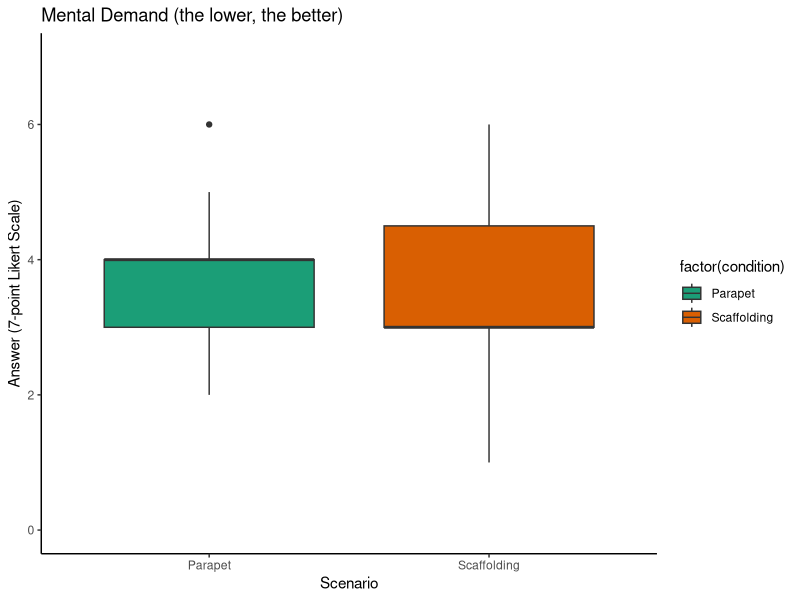
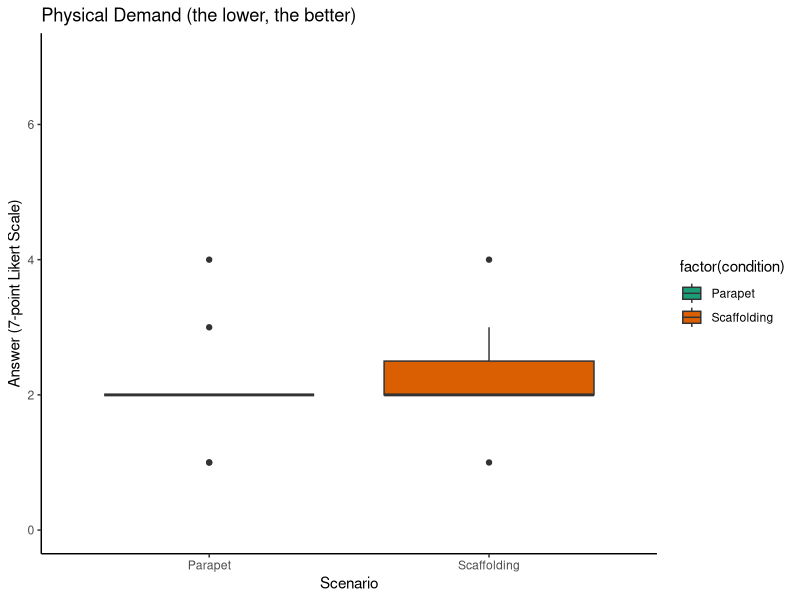
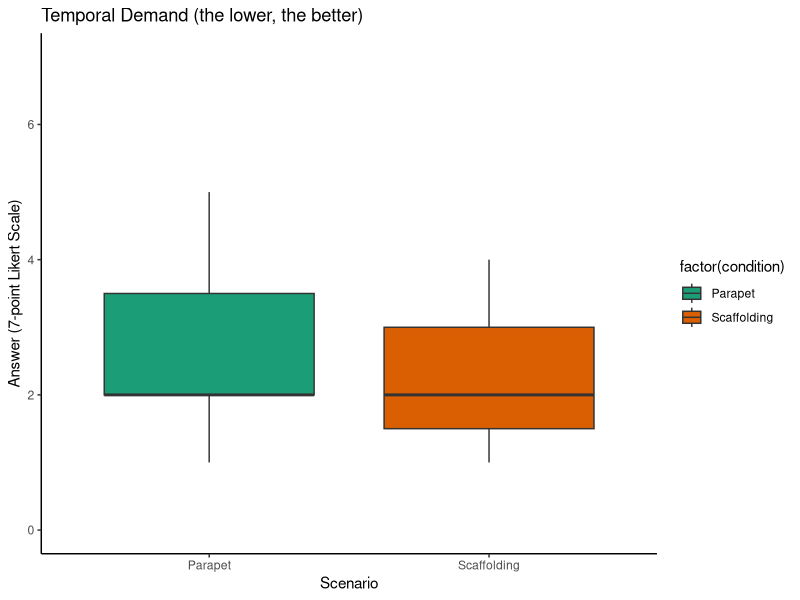
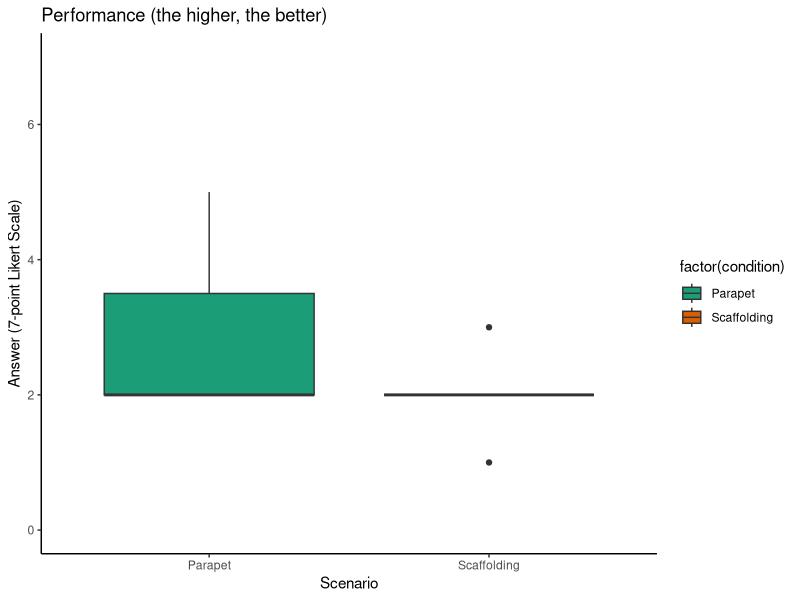
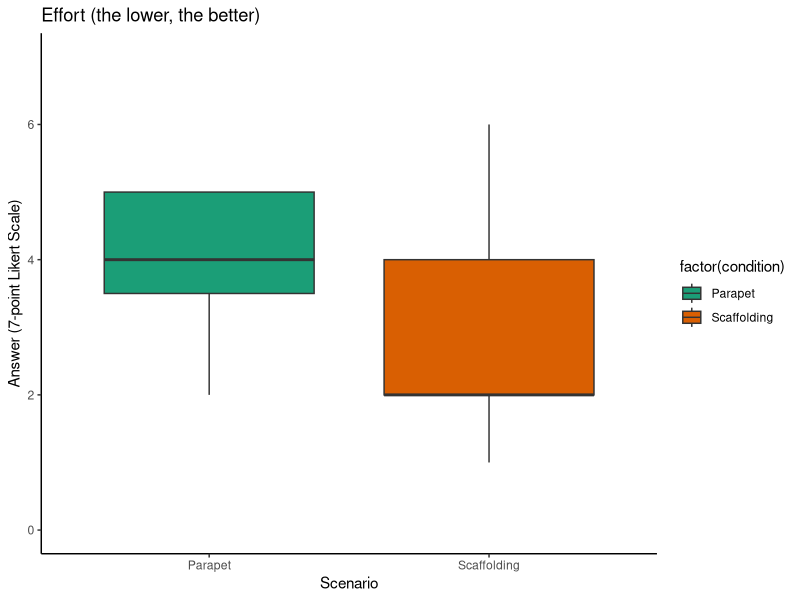
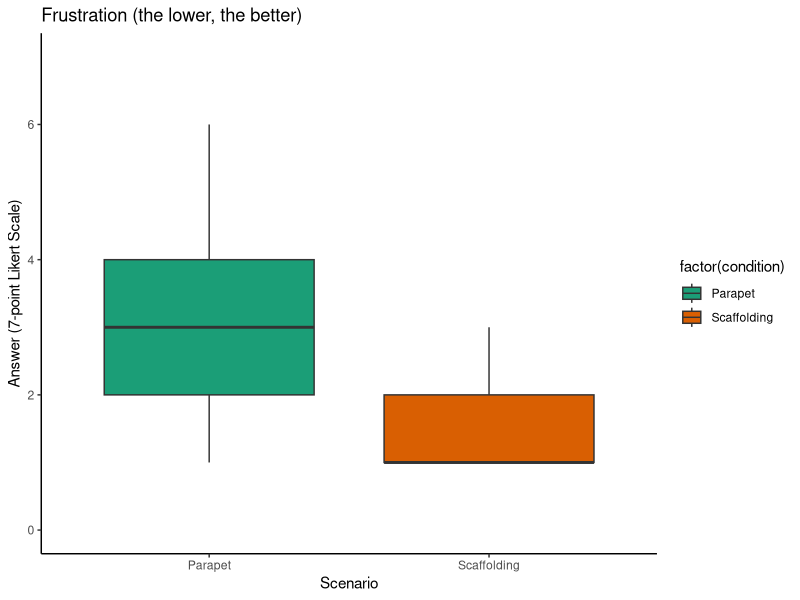
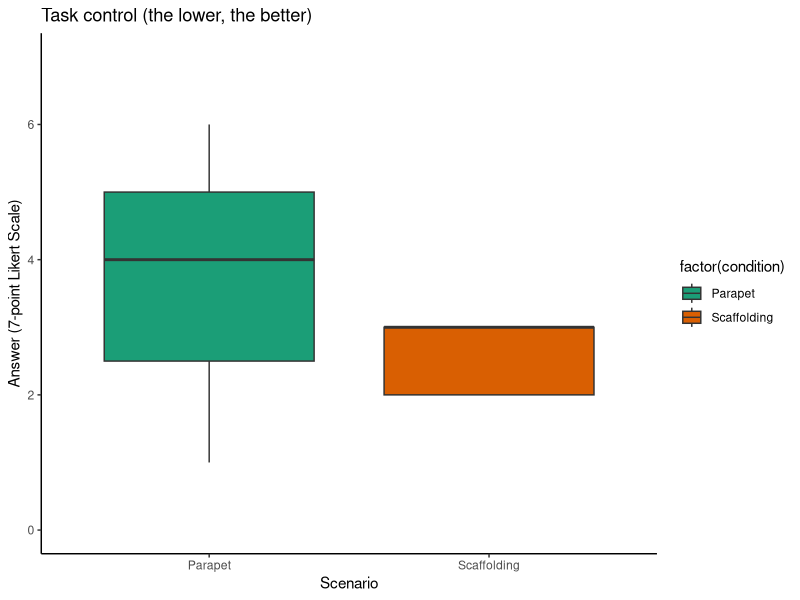
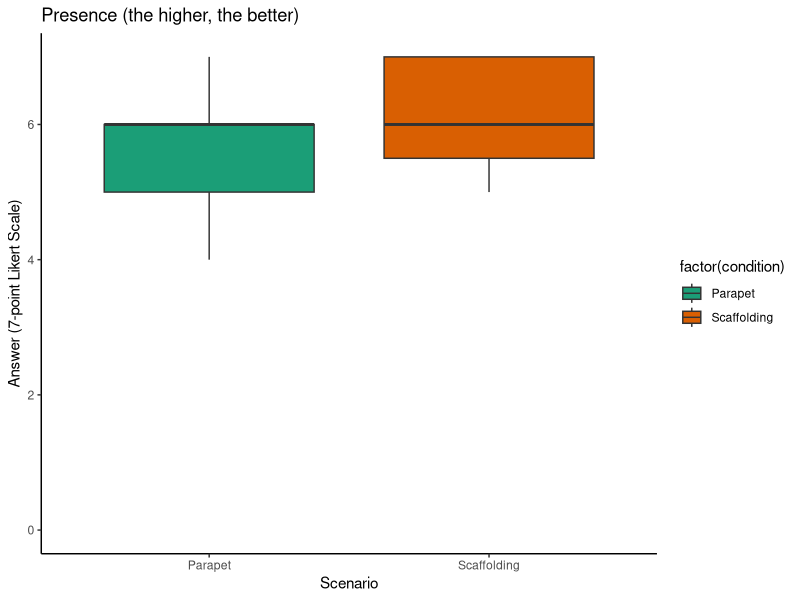

Source code (R) for these figures, in order:
library(ggplot2)
library(readxl)
library(RColorBrewer)

#excel_data <- read_excel("questionnaires.xlsx", sheet = "Sheet1")
excel_data <- read_excel("questionnaires.xlsx", sheet = "Sheet5")
label_x = "Scenario"
label_y = "Answer (7-point Likert Scale)"

p <- ggplot(excel_data, aes(x = factor(condition), y = q1, fill = factor(condition))) +
  geom_boxplot() +
  #labs(x = "Conditions", y = "Answer", title = "Mental Demand: How mentally demanding was the task?") +
  labs(x = label_x, y = label_y, title = "Mental Demand (the lower, the better)") +
  scale_fill_brewer(palette="Dark2") +
  theme_classic()+ coord_cartesian(ylim = c(0, 7))

print(p)

p <- ggplot(excel_data, aes(x = factor(condition), y = q2, fill = factor(condition))) +
  geom_boxplot() +
  #labs(x = "Conditions", y = "Answer", title = "Physical Demand: How physically demanding was the task?") +
  labs(x = label_x, y = label_y, title = "Physical Demand (the lower, the better)") +
  scale_fill_brewer(palette="Dark2") +
  theme_classic()+ coord_cartesian(ylim = c(0, 7))
print(p)

p <- ggplot(excel_data, aes(x = factor(condition), y = q3, fill = factor(condition))) +
  geom_boxplot() +
  #labs(x = "Conditions", y = "Answer", title = "Temporal Demand: How hurried or rushed was the pace of the task?") +
  labs(x = label_x, y = label_y, title = "Temporal Demand (the lower, the better)") +
  #scale_fill_manual(values=c("#999999", "#E69F00", "#56B4E9", "#56B4E9")) +
  scale_fill_brewer(palette="Dark2") +
  theme_classic()+ coord_cartesian(ylim = c(0, 7))
print(p)

p <- ggplot(excel_data, aes(x = factor(condition), y = q4, fill = factor(condition))) +
  geom_boxplot() +
  #labs(x = "Conditions", y = "Answer", title = "Performance: How successful were you in accomplishing what you were asked to do?") +
  labs(x = label_x, y = label_y, title = "Performance (the higher, the better)") +
  scale_fill_brewer(palette="Dark2") +
  theme_classic()+ coord_cartesian(ylim = c(0, 7))

print(p)

p <- ggplot(excel_data, aes(x = factor(condition), y = q5, fill = factor(condition))) +
  geom_boxplot() +
  #labs(x = "Conditions", y = "Answer", title = "Effort: How hard did you have to work to accomplish your level of performance?") +
  labs(x = label_x, y = label_y, title = "Effort (the lower, the better)") +
  #scale_fill_manual(values=c("#999999", "#E69F00", "#56B4E9", "#56B4E9")) +
  scale_fill_brewer(palette="Dark2") +
  theme_classic()+ coord_cartesian(ylim = c(0, 7))
print(p)

p <- ggplot(excel_data, aes(x = factor(condition), y = q6, fill = factor(condition))) +
  geom_boxplot() +
  #labs(x = "Conditions", y = "Answer", title = "Frustration: How insecure, discouraged, irritated, stressed, and annoyed were you?") +
  labs(x = label_x, y = label_y, title = "Frustration (the lower, the better)") +
  #scale_fill_manual(values=c("#999999", "#E69F00", "#56B4E9", "#56B4E9")) +
  scale_fill_brewer(palette="Dark2") +
  theme_classic()+ coord_cartesian(ylim = c(0, 7))

print(p)

p <- ggplot(excel_data, aes(x = factor(condition), y = q7, fill = factor(condition))) +
  geom_boxplot() +
  #labs(x = "Conditions", y = "Answer", title = "Task control: How difficult was the task to control/navigate?") +
  labs(x = label_x, y = label_y, title = "Task control (the lower, the better)") +
  #scale_fill_manual(values=c("#999999", "#E69F00", "#56B4E9", "#56B4E9")) +
  scale_fill_brewer(palette="Dark2") +
  theme_classic()+ coord_cartesian(ylim = c(0, 7))
print(p)

p <- ggplot(excel_data, aes(x = factor(condition), y = q8, fill = factor(condition))) +
  geom_boxplot() +
  #labs(x = "Conditions", y = "Answer", title = "Presence: How immersed/present did you feel in the task?") +
  labs(x = label_x, y = label_y, title = "Presence (the higher, the better)") +
  #scale_fill_manual(values=c("#999999", "#E69F00", "#56B4E9", "#56B4E9")) +
  scale_fill_brewer(palette="Dark2") +
  theme_classic()+ coord_cartesian(ylim = c(0, 7))
print(p)
